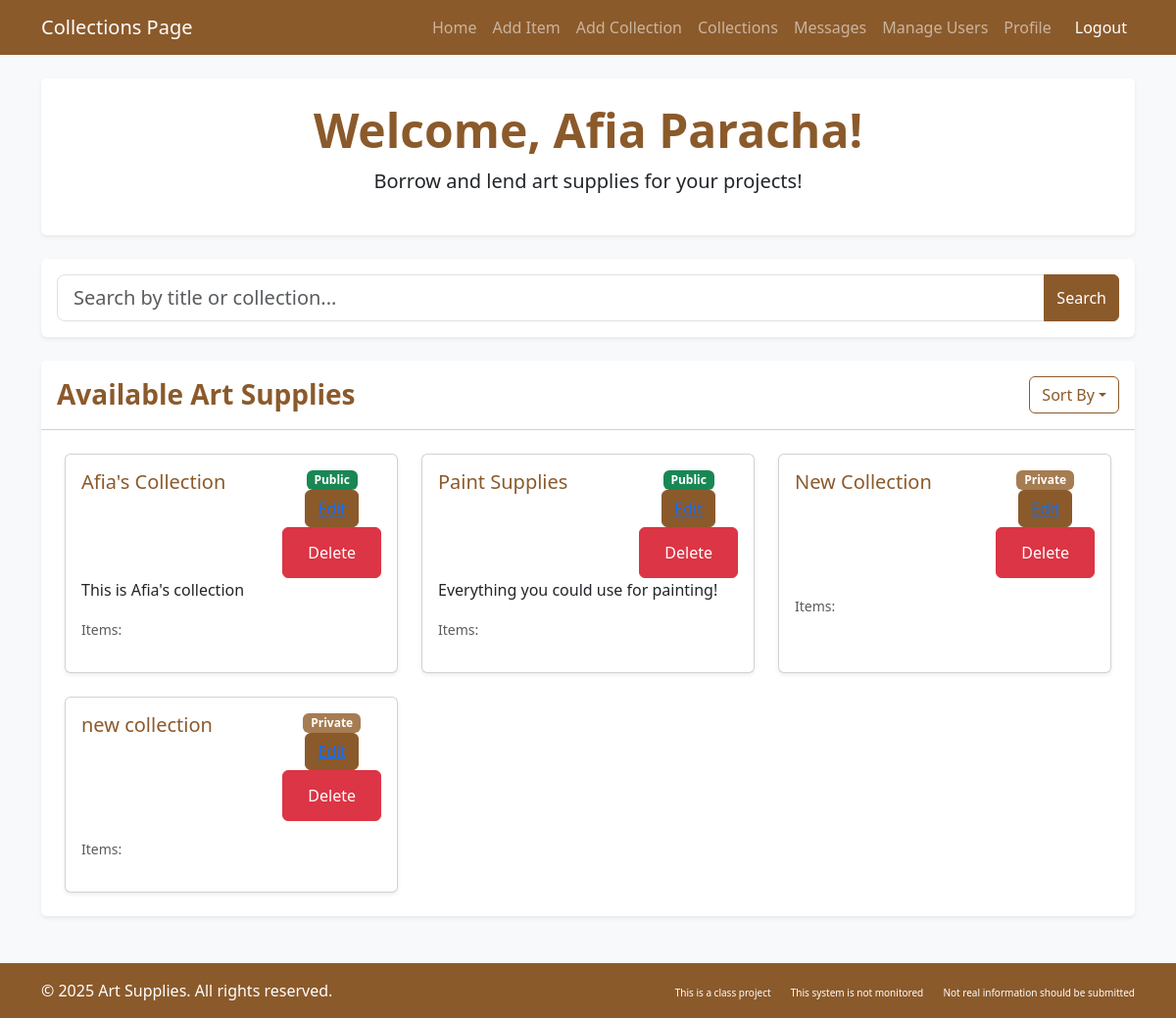
Before: /artlibrary/collections/ (signed in) with the older database file.
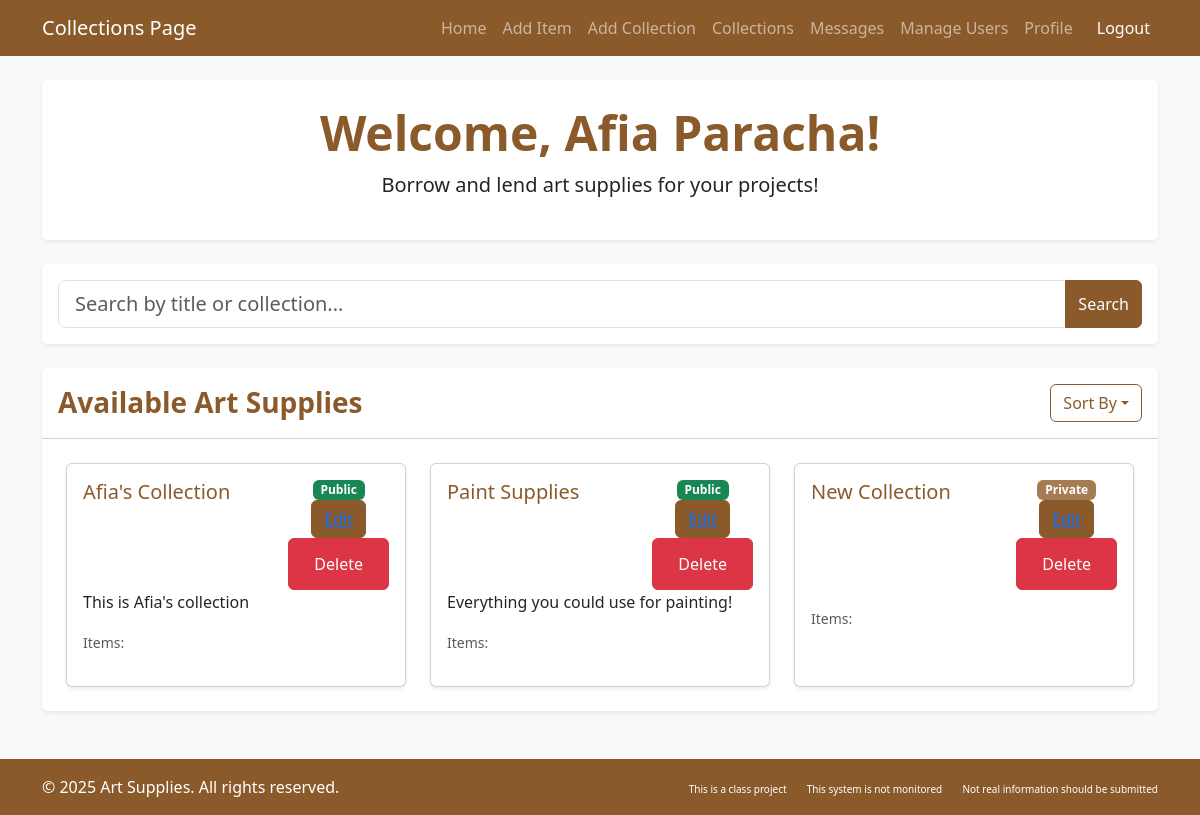
After: the same page with the newer database file.
### artlibrary/models.py (models this page shows)
class Collection(models.Model):
    title=models.CharField(max_length=255)
    description=models.TextField(blank=True,null=True)
    num_items=models.PositiveIntegerField(default=0)
    is_public=models.BooleanField(default=True)
    users=models.ManyToManyField(CustomUser,blank=True,related_name='collections')
    added_by = models.ForeignKey(CustomUser, on_delete=models.CASCADE, related_name='created_collections',default=2)
    def __str__(self):
        return self.title
    def update_num_items(self):
        self.num_items = self.items.count()
        self.save()

### artlibrary/views.py (the view, shortened to what this page needs)
# urls.py: path('collections/', views.collections, name='collections'),
def collections(request):
    user_role = getattr(request.user, 'user_role', None)
    if user_role == "anonymous_user":
        viewable_collections = Collection.objects.filter(is_public=True)
    else:
        viewable_collections = Collection.objects.all()
    for collection in viewable_collections:
        collection.update_num_items()
    add_item_form = AddArtSupplyForm()
    add_collection_form = AddCollectionForm(user=request.user)
    context = {
        'add_collection_form': add_collection_form,
        'viewable_collections': viewable_collections,
        'add_item_form': add_item_form,
    }
    return render(request, 'artlibrary/collections.html', context)

### artlibrary/forms.py
class AddCollectionForm(forms.ModelForm):
    class Meta:
        model = Collection
        fields = ['title','description','is_public']
        fields = ['title', 'description', 'is_public']
        widgets = {
            'title': forms.TextInput(attrs={'class': 'form-control'}),
            'description': forms.NumberInput(attrs={'class': 'form-control'}),
            'description': forms.Textarea(attrs={'class': 'form-control', 'rows': 3}),
            'is_public': forms.CheckboxInput(attrs={'class': 'form-check-input'}),
        }
    def __init__(self,*args,user=None,**kwargs):
        super().__init__(*args,**kwargs)
        if user and user.user_role!='librarian':
             self.fields.pop('is_public',None)

### artlibrary/templates/artlibrary/collections.html (shortened to what the changed rows need)
{% load django_bootstrap5 %}
<!DOCTYPE html>
<html lang="en">
<head>
    {% bootstrap_css %}
</head>
<body class="bg-light">
    <div class="container main-content py-4">
        <div class="card border-0 shadow-sm mb-4">
            <div class="card-body text-center py-4">
                <h1 class="display-5 fw-bold text-brown">Welcome, {{ request.user.get_full_name|default:request.user.username }}!</h1>
            </div>
        </div>
<div class="card border-0 shadow-sm mb-4">
    <div class="card-body p-4">
        <div class="row g-4">
            {% for collection in viewable_collections %}
            <div class="col-md-4 col-sm-6">
                <div class="card h-100 shadow-sm">
                    <div class="card-body">
                        <div class="d-flex justify-content-between align-items-start">
                            <h5 class="card-title text-brown">{{ collection.title }}</h5>
                            <div class="d-flex flex-column justify-content-between align-items-center">
                            {% if collection.is_public %}
                            <span class="badge bg-success">Public</span>
                            {% else %}
                            <span class="badge bg-secondary">Private</span>
                            {% endif %}
                            {% if collection.added_by.id == request.user.id or request.user.user_role == "librarian" %}
                            <button type="submit" class="btn btn-brown"><a href="{% url 'edit_collection' collection.id%}">Edit</a></button>
                            <button type="submit" class="btn btn-danger"><a href="{% url 'delete_collection' collection.id %}" class="btn btn-danger">Delete</a></button>
                            {% endif %}
                            </div>
                        </div>
                        <p class="card-text">{{ collection.description}}</p>
                        {% if collection.is_public or request.user.user_role == "librarian"%}
                        <p class="card-text"><small class="text-muted">Items: {{ num_items }}</small></p>
                        {% endif %}
                    </div>
                </div>
            </div>
            {% empty %}
            <div class="col-12">
                <div class="alert alert-info">No Collections Available</div>
            </div>
            {% endfor %}
        </div>
    </div>
</div>
</div>
</body>
</body>
</html>

Changed rows visible on the page:
removed Collection: title "new collection", is_public "Private", shows "Delete"
